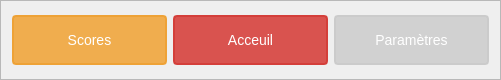
  <widget class="QFrame" name="framePanneau">
   <property name="geometry">
    <rect>
     <x>9</x>
     <y>9</y>
     <width>501</width>
     <height>80</height>
    </rect>
   </property>
   <property name="styleSheet">
    <string notr="true">QPushButton {
  padding: 6px 12px;
  margin-bottom: 0;
  font-size: 14px;
  font-weight: normal;
  line-height: 1.428571429;
  text-align: center;
  white-space: nowrap;
  vertical-align: middle;
  background-image: none;
  border: 2px solid transparent;
  border-radius: 4px;
  color: #fff;
  font-family: &quot;Segoe Script&quot;;
}

QPushButton:pressed {
    border-width: 2px;
    color: rgb(209, 209, 209);
}

QPushButton#pBParametres {
  background-color: #d1d1d1;
  border-color: #cbcbcb;
}

QPushButton#pBParametres:hover {
  border-color:#ababab;
  background-color: #c7c7c7;
}

QPushButton#pBParametres:pressed {
  background-color: #bebebe;
}

QPushButton#pBAcceuil {
  background-color: #d9534f;
  border-color: #d43f3a;
}

QPushButton#pBAcceuil:hover {
  background-color: #d2322d;
  border-color: #ac2925;
}

QPushButton#pBAcceuil:pressed {
  background-color: #bc2b28;
}

QPushButton#pBScores {
  background-color: #f0ad4e;
  border-color: #eea236;
}

QPushButton#pBScores:hover {
  background-color: #ed9c28;
  border-color: #d58512;
}

QPushButton#pBScores:pressed {
  background-color: #e88f13;
}</string>
   </property>
   <property name="frameShape">
    <enum>QFrame::StyledPanel</enum>
   </property>
   <property name="frameShadow">
    <enum>QFrame::Raised</enum>
   </property>
   <layout class="QGridLayout" name="gridLayout">
    <item row="0" column="0">
     <layout class="QHBoxLayout" name="horizontalLayout_2">
      <item>
       <widget class="QPushButton" name="pBScores">
        <property name="minimumSize">
         <size>
          <width>0</width>
          <height>50</height>
         </size>
        </property>
        <property name="styleSheet">
         <string notr="true"/>
        </property>
        <property name="text">
         <string>Scores</string>
        </property>
       </widget>
      </item>
      <item>
       <widget class="QPushButton" name="pBAcceuil">
        <property name="sizePolicy">
         <sizepolicy hsizetype="Minimum" vsizetype="Fixed">
          <horstretch>0</horstretch>
          <verstretch>0</verstretch>
         </sizepolicy>
        </property>
        <property name="minimumSize">
         <size>
          <width>0</width>
          <height>50</height>
         </size>
        </property>
        <property name="text">
         <string>Acceuil</string>
        </property>
       </widget>
      </item>
      <item>
       <widget class="QPushButton" name="pBParametres">
        <property name="minimumSize">
         <size>
          <width>0</width>
          <height>50</height>
         </size>
        </property>
        <property name="text">
         <string>Paramètres</string>
        </property>
       </widget>
      </item>
     </layout>
    </item>
   </layout>
  </widget>
